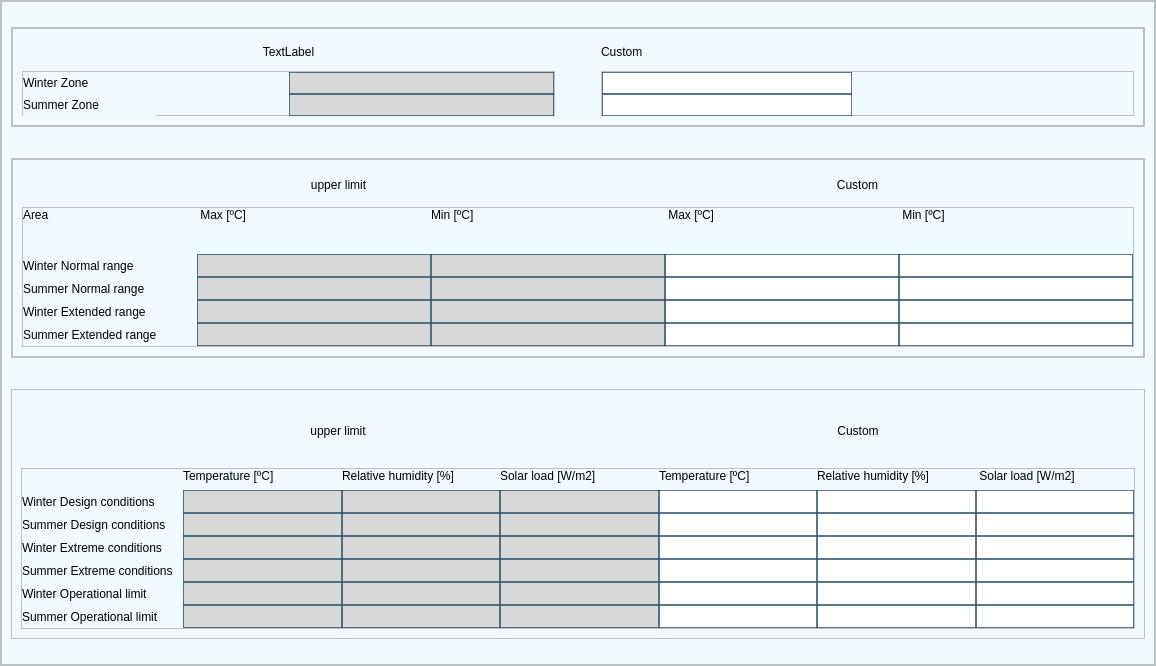
<?xml version="1.0" encoding="UTF-8"?>
<ui version="4.0">
 <class>MainWindow</class>
 <widget class="QMainWindow" name="MainWindow">
  <property name="geometry">
   <rect>
    <x>0</x>
    <y>0</y>
    <width>1156</width>
    <height>666</height>
   </rect>
  </property>
  <property name="windowTitle">
   <string>MainWindow</string>
  </property>
  <widget class="QWidget" name="widget">
   <property name="styleSheet">
    <string notr="true">background-color: #F1FAFF;
</string>
   </property>
   <layout class="QVBoxLayout" name="verticalLayout">
    <property name="leftMargin">
     <number>0</number>
    </property>
    <property name="topMargin">
     <number>0</number>
    </property>
    <property name="rightMargin">
     <number>0</number>
    </property>
    <property name="bottomMargin">
     <number>0</number>
    </property>
    <item>
     <widget class="QFrame" name="frame">
      <property name="styleSheet">
       <string notr="true">QScrollBar:horizontal {
    background: #FFF;
    height: 8px;
    margin: 0px 16px 0 16px;
    border: none;
}
QScrollBar:vertical {
    background: #FFF;
    width: 8px;
    margin: 16px 0 16px 0;
    border: none;
}
QScrollBar::handle:horizontal {
    background: #3333;
    min-width: 20px;
    border-radius: 4px;
}
QScrollBar::handle:vertical {
    background: #3333;
    min-height: 20px;
    border-radius: 4px;
}
QScrollBar::add-line:horizontal, QScrollBar::sub-line:horizontal,
QScrollBar::add-line:vertical, QScrollBar::sub-line:vertical {
    background: none;
}
QScrollBar::add-page:horizontal, QScrollBar::sub-page:horizontal,
QScrollBar::add-page:vertical, QScrollBar::sub-page:vertical {
    background: none;
}

#frame {	

}


QLineEdit {
background-color:white;
border:none;
border-bottom:2px solid rgba(46, 82, 101, 200);
color:#F97D02;
padding-bottom:5px;
padding-left:3px;
}
/* Read-Only QLineEdit */
QLineEdit:read-only {
    background-color: #D8D8D8; /* Light gray */
    color: black;
    border-bottom: 2px solid rgba(100, 100, 100, 150); /* Softer border */
}
QLabel{
font: 12pt &quot;Bahnschrift SemiCondensed&quot;;

}

QScrollBar:horizontal {
    border: none;
    background: rgb(52, 59, 72);
    height: 8px;
    margin: 0px 21px 0 21px;
	border-radius: 0px;
}
QScrollBar::handle:horizontal {
    background: #345CBF;
    min-width: 25px;
	border-radius: 4px
}
QScrollBar::add-line:horizontal {
    border: none;
    background: rgb(55, 63, 77);
    width: 20px;
	border-top-right-radius: 4px;
    border-bottom-right-radius: 4px;
    subcontrol-position: right;
    subcontrol-origin: margin;
}
QScrollBar::sub-line:horizontal {
    border: none;
    background: rgb(55, 63, 77);
    width: 20px;
	border-top-left-radius: 4px;
    border-bottom-left-radius: 4px;
    subcontrol-position: left;
    subcontrol-origin: margin;
}
QScrollBar::up-arrow:horizontal, QScrollBar::down-arrow:horizontal
{
     background: none;
}
QScrollBar::add-page:horizontal, QScrollBar::sub-page:horizontal
{
     background: none;
}
 QScrollBar:vertical {
	border: none;
    background: rgb(52, 59, 72);
    width: 8px;
    margin: 21px 0 21px 0;
	border-radius: 0px;
 }
 QScrollBar::handle:vertical {	
	background: #345CBF;
    min-height: 25px;
	border-radius: 4px
 }
 QScrollBar::add-line:vertical {
     border: none;
    background: rgb(55, 63, 77);
     height: 20px;
	border-bottom-left-radius: 4px;
    border-bottom-right-radius: 4px;
     subcontrol-position: bottom;
     subcontrol-origin: margin;
 }
 QScrollBar::sub-line:vertical {
	border: none;
    background: rgb(55, 63, 77);
     height: 20px;
	border-top-left-radius: 4px;
    border-top-right-radius: 4px;
     subcontrol-position: top;
     subcontrol-origin: margin;
 }
 QScrollBar::up-arrow:vertical, QScrollBar::down-arrow:vertical {
     background: none;
 }

 QScrollBar::add-page:vertical, QScrollBar::sub-page:vertical {
     background: none;
 }

QComboBox{
background-color:white;
	border-radius: 5px;
	border: 1px solid gray;
	padding: 5px;
	padding-left: 10px;
color:#F97D02;
font-weight:bold;
}
QComboBox:hover{
	border: 1px solid gray;
}
QComboBox::drop-down {
	subcontrol-origin: padding;
	subcontrol-position: top right;
	width: 25px; 
	border-left-width: 3px;
	border-left-color: rgba(39, 44, 54, 150);
	border-left-style: solid;
	border-top-right-radius: 3px;
	border-bottom-right-radius: 3px;	
	background-image: url(:/icons/images/icons/icons8-arrow-down-20.png);
	background-position: center;
	background-repeat: no-reperat;
 }
QComboBox QAbstractItemView {
	color: black;	
	background-color: #fff;
	padding: 10px;
	selection-background-color:#345CBF;
}</string>
      </property>
      <property name="frameShape">
       <enum>QFrame::StyledPanel</enum>
      </property>
      <property name="frameShadow">
       <enum>QFrame::Raised</enum>
      </property>
      <layout class="QVBoxLayout" name="verticalLayout_2">
       <property name="leftMargin">
        <number>0</number>
       </property>
       <property name="topMargin">
        <number>0</number>
       </property>
       <property name="rightMargin">
        <number>0</number>
       </property>
       <property name="bottomMargin">
        <number>0</number>
       </property>
       <item>
        <widget class="QScrollArea" name="scrollArea">
         <property name="frameShadow">
          <enum>QFrame::Raised</enum>
         </property>
         <property name="widgetResizable">
          <bool>true</bool>
         </property>
         <widget class="QWidget" name="scrollAreaWidgetContents">
          <property name="geometry">
           <rect>
            <x>0</x>
            <y>0</y>
            <width>1152</width>
            <height>662</height>
           </rect>
          </property>
          <layout class="QVBoxLayout" name="verticalLayout_3">
           <property name="spacing">
            <number>15</number>
           </property>
           <item>
            <widget class="QFrame" name="zoneFrame">
             <property name="minimumSize">
              <size>
               <width>0</width>
               <height>0</height>
              </size>
             </property>
             <property name="maximumSize">
              <size>
               <width>16777215</width>
               <height>100</height>
              </size>
             </property>
             <property name="styleSheet">
              <string notr="true">QLineEdit {
border:1px solid rgba(46, 82, 101, 200);
}
</string>
             </property>
             <property name="frameShape">
              <enum>QFrame::StyledPanel</enum>
             </property>
             <property name="frameShadow">
              <enum>QFrame::Raised</enum>
             </property>
             <layout class="QHBoxLayout" name="horizontalLayout">
              <property name="leftMargin">
               <number>0</number>
              </property>
              <property name="topMargin">
               <number>0</number>
              </property>
              <property name="rightMargin">
               <number>0</number>
              </property>
              <property name="bottomMargin">
               <number>0</number>
              </property>
              <item>
               <widget class="QFrame" name="frame_10">
                <property name="frameShape">
                 <enum>QFrame::StyledPanel</enum>
                </property>
                <property name="frameShadow">
                 <enum>QFrame::Raised</enum>
                </property>
                <layout class="QGridLayout" name="gridLayout_5">
                 <item row="2" column="1">
                  <spacer name="horizontalSpacer">
                   <property name="orientation">
                    <enum>Qt::Horizontal</enum>
                   </property>
                   <property name="sizeType">
                    <enum>QSizePolicy::Fixed</enum>
                   </property>
                   <property name="sizeHint" stdset="0">
                    <size>
                     <width>40</width>
                     <height>20</height>
                    </size>
                   </property>
                  </spacer>
                 </item>
                 <item row="2" column="2">
                  <widget class="QFrame" name="frame_51">
                   <property name="maximumSize">
                    <size>
                     <width>16777215</width>
                     <height>45</height>
                    </size>
                   </property>
                   <property name="frameShape">
                    <enum>QFrame::StyledPanel</enum>
                   </property>
                   <property name="frameShadow">
                    <enum>QFrame::Raised</enum>
                   </property>
                   <layout class="QGridLayout" name="gridLayout_46">
                    <property name="leftMargin">
                     <number>0</number>
                    </property>
                    <property name="topMargin">
                     <number>0</number>
                    </property>
                    <property name="rightMargin">
                     <number>0</number>
                    </property>
                    <property name="bottomMargin">
                     <number>0</number>
                    </property>
                    <property name="spacing">
                     <number>0</number>
                    </property>
                    <item row="0" column="0" colspan="2">
                     <widget class="QLineEdit" name="txtCustomWinterZone">
                      <property name="maximumSize">
                       <size>
                        <width>250</width>
                        <height>16777215</height>
                       </size>
                      </property>
                     </widget>
                    </item>
                    <item row="2" column="0" colspan="2">
                     <widget class="QLineEdit" name="txtCustomSummerZone">
                      <property name="maximumSize">
                       <size>
                        <width>250</width>
                        <height>16777215</height>
                       </size>
                      </property>
                     </widget>
                    </item>
                   </layout>
                  </widget>
                 </item>
                 <item row="2" column="0">
                  <widget class="QFrame" name="frame_12">
                   <property name="maximumSize">
                    <size>
                     <width>16777215</width>
                     <height>45</height>
                    </size>
                   </property>
                   <property name="frameShape">
                    <enum>QFrame::StyledPanel</enum>
                   </property>
                   <property name="frameShadow">
                    <enum>QFrame::Raised</enum>
                   </property>
                   <layout class="QGridLayout" name="gridLayout_11">
                    <property name="leftMargin">
                     <number>0</number>
                    </property>
                    <property name="topMargin">
                     <number>0</number>
                    </property>
                    <property name="rightMargin">
                     <number>0</number>
                    </property>
                    <property name="bottomMargin">
                     <number>0</number>
                    </property>
                    <property name="spacing">
                     <number>0</number>
                    </property>
                    <item row="0" column="2" colspan="2">
                     <widget class="QLineEdit" name="txtNormWinterZone">
                      <property name="minimumSize">
                       <size>
                        <width>250</width>
                        <height>0</height>
                       </size>
                      </property>
                      <property name="readOnly">
                       <bool>true</bool>
                      </property>
                     </widget>
                    </item>
                    <item row="2" column="0">
                     <widget class="QLabel" name="label_40">
                      <property name="text">
                       <string>Summer Zone</string>
                      </property>
                     </widget>
                    </item>
                    <item row="2" column="2" colspan="2">
                     <widget class="QLineEdit" name="txtNormSummerZone">
                      <property name="readOnly">
                       <bool>true</bool>
                      </property>
                     </widget>
                    </item>
                    <item row="0" column="0" colspan="2">
                     <widget class="QLabel" name="label_42">
                      <property name="text">
                       <string>Winter Zone</string>
                      </property>
                     </widget>
                    </item>
                   </layout>
                  </widget>
                 </item>
                 <item row="1" column="2">
                  <widget class="QLabel" name="label_2">
                   <property name="text">
                    <string>Custom</string>
                   </property>
                  </widget>
                 </item>
                 <item row="1" column="0">
                  <widget class="QLabel" name="lblStandard">
                   <property name="text">
                    <string>TextLabel</string>
                   </property>
                   <property name="alignment">
                    <set>Qt::AlignCenter</set>
                   </property>
                  </widget>
                 </item>
                </layout>
               </widget>
              </item>
             </layout>
            </widget>
           </item>
           <item>
            <widget class="QFrame" name="frame_21">
             <property name="minimumSize">
              <size>
               <width>0</width>
               <height>0</height>
              </size>
             </property>
             <property name="maximumSize">
              <size>
               <width>16777215</width>
               <height>200</height>
              </size>
             </property>
             <property name="styleSheet">
              <string notr="true">QLineEdit {
border:1px solid rgba(46, 82, 101, 200);
}
</string>
             </property>
             <property name="frameShape">
              <enum>QFrame::StyledPanel</enum>
             </property>
             <property name="frameShadow">
              <enum>QFrame::Raised</enum>
             </property>
             <layout class="QHBoxLayout" name="horizontalLayout_17">
              <property name="leftMargin">
               <number>0</number>
              </property>
              <property name="topMargin">
               <number>0</number>
              </property>
              <property name="rightMargin">
               <number>0</number>
              </property>
              <property name="bottomMargin">
               <number>0</number>
              </property>
              <item>
               <widget class="QFrame" name="frame_22">
                <property name="frameShape">
                 <enum>QFrame::StyledPanel</enum>
                </property>
                <property name="frameShadow">
                 <enum>QFrame::Raised</enum>
                </property>
                <layout class="QGridLayout" name="gridLayout_44">
                 <item row="0" column="0">
                  <widget class="QLabel" name="lblStandard_2">
                   <property name="styleSheet">
                    <string notr="true">padding-left:80px;</string>
                   </property>
                   <property name="text">
                    <string>upper limit</string>
                   </property>
                   <property name="alignment">
                    <set>Qt::AlignCenter</set>
                   </property>
                  </widget>
                 </item>
                 <item row="0" column="1">
                  <widget class="QLabel" name="label_7">
                   <property name="text">
                    <string>Custom</string>
                   </property>
                   <property name="alignment">
                    <set>Qt::AlignCenter</set>
                   </property>
                  </widget>
                 </item>
                 <item row="2" column="0" colspan="2">
                  <widget class="QFrame" name="frame_50">
                   <property name="maximumSize">
                    <size>
                     <width>16777215</width>
                     <height>140</height>
                    </size>
                   </property>
                   <property name="frameShape">
                    <enum>QFrame::StyledPanel</enum>
                   </property>
                   <property name="frameShadow">
                    <enum>QFrame::Raised</enum>
                   </property>
                   <layout class="QGridLayout" name="gridLayout_45">
                    <property name="leftMargin">
                     <number>0</number>
                    </property>
                    <property name="topMargin">
                     <number>0</number>
                    </property>
                    <property name="rightMargin">
                     <number>0</number>
                    </property>
                    <property name="bottomMargin">
                     <number>0</number>
                    </property>
                    <property name="spacing">
                     <number>0</number>
                    </property>
                    <item row="3" column="0">
                     <widget class="QLabel" name="label_132">
                      <property name="text">
                       <string>Summer Normal range</string>
                      </property>
                     </widget>
                    </item>
                    <item row="4" column="0">
                     <widget class="QLabel" name="label_131">
                      <property name="text">
                       <string>Winter Extended range</string>
                      </property>
                     </widget>
                    </item>
                    <item row="0" column="3">
                     <widget class="QLabel" name="label_3">
                      <property name="text">
                       <string> Max [ºC]</string>
                      </property>
                     </widget>
                    </item>
                    <item row="0" column="6">
                     <widget class="QLabel" name="label_5">
                      <property name="text">
                       <string> Max [ºC]</string>
                      </property>
                     </widget>
                    </item>
                    <item row="0" column="4">
                     <widget class="QLabel" name="label_4">
                      <property name="text">
                       <string>Min [ºC]</string>
                      </property>
                     </widget>
                    </item>
                    <item row="0" column="0">
                     <widget class="QLabel" name="label">
                      <property name="text">
                       <string>Area</string>
                      </property>
                     </widget>
                    </item>
                    <item row="0" column="8">
                     <widget class="QLabel" name="label_6">
                      <property name="text">
                       <string> Min [ºC]</string>
                      </property>
                     </widget>
                    </item>
                    <item row="5" column="6">
                     <widget class="QLineEdit" name="txtCustomSummerExtendedMin"/>
                    </item>
                    <item row="5" column="8">
                     <widget class="QLineEdit" name="txtCustomLowerLimit7"/>
                    </item>
                    <item row="2" column="0" colspan="2">
                     <widget class="QLabel" name="label_124">
                      <property name="text">
                       <string>Winter Normal range</string>
                      </property>
                     </widget>
                    </item>
                    <item row="5" column="0">
                     <widget class="QLabel" name="label_125">
                      <property name="text">
                       <string>Summer Extended range</string>
                      </property>
                     </widget>
                    </item>
                    <item row="2" column="2">
                     <spacer name="horizontalSpacer_27">
                      <property name="orientation">
                       <enum>Qt::Horizontal</enum>
                      </property>
                      <property name="sizeType">
                       <enum>QSizePolicy::Fixed</enum>
                      </property>
                      <property name="sizeHint" stdset="0">
                       <size>
                        <width>40</width>
                        <height>20</height>
                       </size>
                      </property>
                     </spacer>
                    </item>
                    <item row="4" column="8">
                     <widget class="QLineEdit" name="txtCustomWinterExtendedMin"/>
                    </item>
                    <item row="2" column="4">
                     <widget class="QLineEdit" name="txtNormWinterNormalMin">
                      <property name="readOnly">
                       <bool>true</bool>
                      </property>
                     </widget>
                    </item>
                    <item row="2" column="6">
                     <widget class="QLineEdit" name="txtCustomWinterNormalMax"/>
                    </item>
                    <item row="3" column="3">
                     <widget class="QLineEdit" name="txtNormSummerNormalMax">
                      <property name="readOnly">
                       <bool>true</bool>
                      </property>
                     </widget>
                    </item>
                    <item row="4" column="6">
                     <widget class="QLineEdit" name="txtCustomWinterExtendedMax"/>
                    </item>
                    <item row="4" column="3">
                     <widget class="QLineEdit" name="txtNormWinterExtendedMax">
                      <property name="readOnly">
                       <bool>true</bool>
                      </property>
                     </widget>
                    </item>
                    <item row="4" column="4">
                     <widget class="QLineEdit" name="txtNormWinterExtendedMin">
                      <property name="readOnly">
                       <bool>true</bool>
                      </property>
                     </widget>
                    </item>
                    <item row="3" column="4">
                     <widget class="QLineEdit" name="txtNormSummerNormalMin">
                      <property name="readOnly">
                       <bool>true</bool>
                      </property>
                     </widget>
                    </item>
                    <item row="3" column="6">
                     <widget class="QLineEdit" name="txtCustomSummerNormalMax"/>
                    </item>
                    <item row="3" column="8">
                     <widget class="QLineEdit" name="txtCustomSummerNormalMin"/>
                    </item>
                    <item row="5" column="4">
                     <widget class="QLineEdit" name="txtNormSummerExtendedMin">
                      <property name="readOnly">
                       <bool>true</bool>
                      </property>
                     </widget>
                    </item>
                    <item row="5" column="3">
                     <widget class="QLineEdit" name="txtNormSummerExtendedMax">
                      <property name="readOnly">
                       <bool>true</bool>
                      </property>
                     </widget>
                    </item>
                    <item row="2" column="3">
                     <widget class="QLineEdit" name="txtNormWinterNormalMax">
                      <property name="readOnly">
                       <bool>true</bool>
                      </property>
                     </widget>
                    </item>
                    <item row="2" column="8">
                     <widget class="QLineEdit" name="txtCustomWinterNormalMin"/>
                    </item>
                    <item row="1" column="0">
                     <spacer name="verticalSpacer">
                      <property name="orientation">
                       <enum>Qt::Vertical</enum>
                      </property>
                      <property name="sizeType">
                       <enum>QSizePolicy::Fixed</enum>
                      </property>
                      <property name="sizeHint" stdset="0">
                       <size>
                        <width>20</width>
                        <height>40</height>
                       </size>
                      </property>
                     </spacer>
                    </item>
                   </layout>
                  </widget>
                 </item>
                </layout>
               </widget>
              </item>
             </layout>
            </widget>
           </item>
           <item>
            <widget class="QFrame" name="frame_25">
             <property name="maximumSize">
              <size>
               <width>16777215</width>
               <height>250</height>
              </size>
             </property>
             <property name="styleSheet">
              <string notr="true">QLineEdit {
border:1px solid rgba(46, 82, 101, 200);
}
</string>
             </property>
             <property name="frameShape">
              <enum>QFrame::StyledPanel</enum>
             </property>
             <property name="frameShadow">
              <enum>QFrame::Raised</enum>
             </property>
             <layout class="QGridLayout" name="gridLayout_47">
              <item row="0" column="0">
               <widget class="QLabel" name="lblStandard_3">
                <property name="styleSheet">
                 <string notr="true">padding-left:80px;</string>
                </property>
                <property name="text">
                 <string>upper limit</string>
                </property>
                <property name="alignment">
                 <set>Qt::AlignCenter</set>
                </property>
               </widget>
              </item>
              <item row="0" column="1">
               <widget class="QLabel" name="label_75">
                <property name="text">
                 <string>Custom</string>
                </property>
                <property name="alignment">
                 <set>Qt::AlignCenter</set>
                </property>
               </widget>
              </item>
              <item row="2" column="0" colspan="2">
               <widget class="QFrame" name="frame_52">
                <property name="maximumSize">
                 <size>
                  <width>16777215</width>
                  <height>220</height>
                 </size>
                </property>
                <property name="frameShape">
                 <enum>QFrame::StyledPanel</enum>
                </property>
                <property name="frameShadow">
                 <enum>QFrame::Raised</enum>
                </property>
                <layout class="QGridLayout" name="gridLayout_48">
                 <property name="leftMargin">
                  <number>0</number>
                 </property>
                 <property name="topMargin">
                  <number>0</number>
                 </property>
                 <property name="rightMargin">
                  <number>0</number>
                 </property>
                 <property name="bottomMargin">
                  <number>0</number>
                 </property>
                 <property name="spacing">
                  <number>0</number>
                 </property>
                 <item row="0" column="3">
                  <widget class="QLabel" name="label_76">
                   <property name="text">
                    <string>Temperature [ºC]</string>
                   </property>
                   <property name="wordWrap">
                    <bool>true</bool>
                   </property>
                  </widget>
                 </item>
                 <item row="0" column="5">
                  <widget class="QLabel" name="label_8">
                   <property name="text">
                    <string>Solar load [W/m2]</string>
                   </property>
                   <property name="wordWrap">
                    <bool>true</bool>
                   </property>
                  </widget>
                 </item>
                 <item row="0" column="8">
                  <widget class="QLabel" name="label_93">
                   <property name="text">
                    <string> Solar load [W/m2]</string>
                   </property>
                   <property name="wordWrap">
                    <bool>true</bool>
                   </property>
                  </widget>
                 </item>
                 <item row="0" column="7">
                  <widget class="QLabel" name="label_9">
                   <property name="text">
                    <string>Relative humidity [%]</string>
                   </property>
                   <property name="wordWrap">
                    <bool>true</bool>
                   </property>
                  </widget>
                 </item>
                 <item row="0" column="4">
                  <widget class="QLabel" name="label_90">
                   <property name="text">
                    <string>Relative humidity [%]</string>
                   </property>
                   <property name="wordWrap">
                    <bool>true</bool>
                   </property>
                  </widget>
                 </item>
                 <item row="0" column="6">
                  <widget class="QLabel" name="label_77">
                   <property name="text">
                    <string>Temperature [ºC]</string>
                   </property>
                   <property name="wordWrap">
                    <bool>true</bool>
                   </property>
                  </widget>
                 </item>
                 <item row="6" column="0">
                  <widget class="QLabel" name="label_128">
                   <property name="text">
                    <string>Winter Operational limit</string>
                   </property>
                  </widget>
                 </item>
                 <item row="1" column="3">
                  <spacer name="verticalSpacer_2">
                   <property name="orientation">
                    <enum>Qt::Vertical</enum>
                   </property>
                   <property name="sizeType">
                    <enum>QSizePolicy::Fixed</enum>
                   </property>
                   <property name="sizeHint" stdset="0">
                    <size>
                     <width>20</width>
                     <height>7</height>
                    </size>
                   </property>
                  </spacer>
                 </item>
                 <item row="6" column="3">
                  <widget class="QLineEdit" name="txtNormWinterOperationalTemp">
                   <property name="readOnly">
                    <bool>true</bool>
                   </property>
                  </widget>
                 </item>
                 <item row="6" column="4">
                  <widget class="QLineEdit" name="txtNormWinterOperationalHumi">
                   <property name="readOnly">
                    <bool>true</bool>
                   </property>
                  </widget>
                 </item>
                 <item row="6" column="6">
                  <widget class="QLineEdit" name="txtCustomWinterOperationalTemp"/>
                 </item>
                 <item row="6" column="5">
                  <widget class="QLineEdit" name="txtNormWinterOperationalSolar">
                   <property name="readOnly">
                    <bool>true</bool>
                   </property>
                  </widget>
                 </item>
                 <item row="6" column="7">
                  <widget class="QLineEdit" name="txtCustomWinterOperationalHumi"/>
                 </item>
                 <item row="7" column="4">
                  <widget class="QLineEdit" name="txtNormSummerOperationalHumi">
                   <property name="readOnly">
                    <bool>true</bool>
                   </property>
                  </widget>
                 </item>
                 <item row="7" column="3">
                  <widget class="QLineEdit" name="txtNormSummerOperationalTemp">
                   <property name="readOnly">
                    <bool>true</bool>
                   </property>
                  </widget>
                 </item>
                 <item row="7" column="0">
                  <widget class="QLabel" name="label_129">
                   <property name="text">
                    <string>Summer Operational limit</string>
                   </property>
                  </widget>
                 </item>
                 <item row="6" column="8">
                  <widget class="QLineEdit" name="txtCustomWinterOperationalSolar"/>
                 </item>
                 <item row="7" column="7">
                  <widget class="QLineEdit" name="txtCustomSummerOperationalHumi"/>
                 </item>
                 <item row="7" column="6">
                  <widget class="QLineEdit" name="txtCustomSummerOperationalTemp"/>
                 </item>
                 <item row="7" column="5">
                  <widget class="QLineEdit" name="txtNormSummerOperationalSolar">
                   <property name="readOnly">
                    <bool>true</bool>
                   </property>
                  </widget>
                 </item>
                 <item row="7" column="8">
                  <widget class="QLineEdit" name="txtCustomSummerOperationalSolar"/>
                 </item>
                 <item row="3" column="0">
                  <widget class="QLabel" name="label_133">
                   <property name="text">
                    <string>Summer Design conditions</string>
                   </property>
                  </widget>
                 </item>
                 <item row="4" column="0">
                  <widget class="QLabel" name="label_134">
                   <property name="text">
                    <string>Winter Extreme conditions</string>
                   </property>
                  </widget>
                 </item>
                 <item row="5" column="6">
                  <widget class="QLineEdit" name="txtCustomSummerExtremeTemp"/>
                 </item>
                 <item row="2" column="0" colspan="2">
                  <widget class="QLabel" name="label_126">
                   <property name="text">
                    <string>Winter Design conditions</string>
                   </property>
                  </widget>
                 </item>
                 <item row="5" column="0">
                  <widget class="QLabel" name="label_127">
                   <property name="text">
                    <string>Summer Extreme conditions</string>
                   </property>
                  </widget>
                 </item>
                 <item row="2" column="2">
                  <spacer name="horizontalSpacer_28">
                   <property name="orientation">
                    <enum>Qt::Horizontal</enum>
                   </property>
                   <property name="sizeType">
                    <enum>QSizePolicy::Fixed</enum>
                   </property>
                   <property name="sizeHint" stdset="0">
                    <size>
                     <width>10</width>
                     <height>20</height>
                    </size>
                   </property>
                  </spacer>
                 </item>
                 <item row="5" column="8">
                  <widget class="QLineEdit" name="txtCustomSummerExtremeSolar"/>
                 </item>
                 <item row="4" column="8">
                  <widget class="QLineEdit" name="txtCustomWinterExtremeSolar"/>
                 </item>
                 <item row="3" column="3">
                  <widget class="QLineEdit" name="txtNormSummerDesignTemp">
                   <property name="readOnly">
                    <bool>true</bool>
                   </property>
                  </widget>
                 </item>
                 <item row="2" column="4">
                  <widget class="QLineEdit" name="txtNormWinterDesignHumi">
                   <property name="readOnly">
                    <bool>true</bool>
                   </property>
                  </widget>
                 </item>
                 <item row="2" column="6">
                  <widget class="QLineEdit" name="txtCustomWinterDesignTemp"/>
                 </item>
                 <item row="4" column="4">
                  <widget class="QLineEdit" name="txtNormWinterExtremeHumi">
                   <property name="readOnly">
                    <bool>true</bool>
                   </property>
                  </widget>
                 </item>
                 <item row="3" column="4">
                  <widget class="QLineEdit" name="txtNormSummerDesignHumi">
                   <property name="readOnly">
                    <bool>true</bool>
                   </property>
                  </widget>
                 </item>
                 <item row="4" column="3">
                  <widget class="QLineEdit" name="txtNormWinterExtremeTemp">
                   <property name="readOnly">
                    <bool>true</bool>
                   </property>
                  </widget>
                 </item>
                 <item row="4" column="6">
                  <widget class="QLineEdit" name="txtCustomWinterExtremeTemp"/>
                 </item>
                 <item row="3" column="8">
                  <widget class="QLineEdit" name="txtCustomSummerDesignSolar"/>
                 </item>
                 <item row="5" column="4">
                  <widget class="QLineEdit" name="txtNormSummerExtremeHumi">
                   <property name="readOnly">
                    <bool>true</bool>
                   </property>
                  </widget>
                 </item>
                 <item row="5" column="3">
                  <widget class="QLineEdit" name="txtNormSummerExtremeTemp">
                   <property name="readOnly">
                    <bool>true</bool>
                   </property>
                  </widget>
                 </item>
                 <item row="3" column="6">
                  <widget class="QLineEdit" name="txtCustomSummerDesignTemp"/>
                 </item>
                 <item row="2" column="3">
                  <widget class="QLineEdit" name="txtNormWinterDesignTemp">
                   <property name="readOnly">
                    <bool>true</bool>
                   </property>
                  </widget>
                 </item>
                 <item row="2" column="8">
                  <widget class="QLineEdit" name="txtCustomWinterDesignSolar"/>
                 </item>
                 <item row="3" column="5">
                  <widget class="QLineEdit" name="txtNormSummerDesignSolar">
                   <property name="readOnly">
                    <bool>true</bool>
                   </property>
                  </widget>
                 </item>
                 <item row="2" column="5">
                  <widget class="QLineEdit" name="txtNormWinterDesignSolar">
                   <property name="readOnly">
                    <bool>true</bool>
                   </property>
                  </widget>
                 </item>
                 <item row="5" column="5">
                  <widget class="QLineEdit" name="txtNormSummerExtremeSolar">
                   <property name="readOnly">
                    <bool>true</bool>
                   </property>
                  </widget>
                 </item>
                 <item row="4" column="5">
                  <widget class="QLineEdit" name="txtNormWinterExtremeSolar">
                   <property name="readOnly">
                    <bool>true</bool>
                   </property>
                  </widget>
                 </item>
                 <item row="3" column="7">
                  <widget class="QLineEdit" name="txtCustomSummerDesignHumi"/>
                 </item>
                 <item row="4" column="7">
                  <widget class="QLineEdit" name="txtCustomWinterExtremeHumi"/>
                 </item>
                 <item row="2" column="7">
                  <widget class="QLineEdit" name="txtCustomWinterDesignHumi"/>
                 </item>
                 <item row="5" column="7">
                  <widget class="QLineEdit" name="txtCustomSummerExtremeHumi"/>
                 </item>
                </layout>
               </widget>
              </item>
             </layout>
            </widget>
           </item>
          </layout>
         </widget>
        </widget>
       </item>
      </layout>
     </widget>
    </item>
   </layout>
  </widget>
 </widget>
 <resources>
  <include location="resources.qrc"/>
 </resources>
 <connections/>
</ui>
